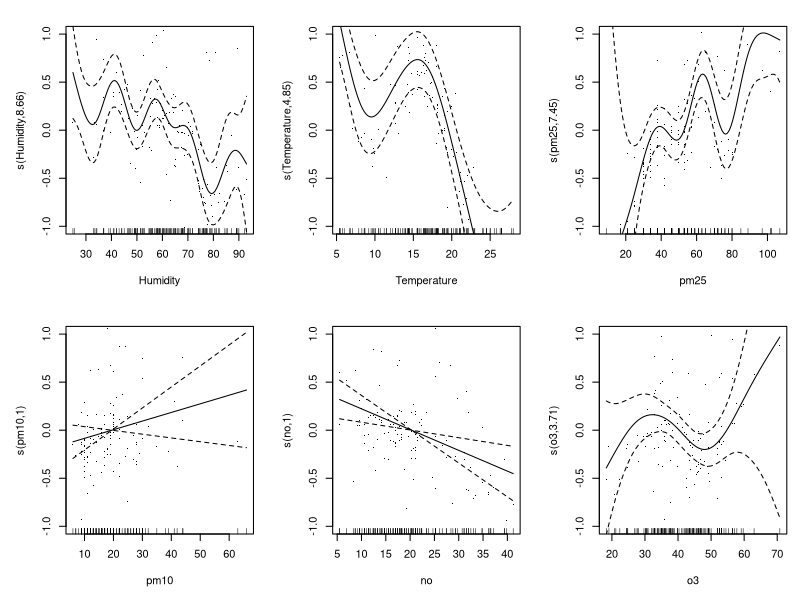

The R script that drew this image:
## ---- chunk 1
milan_full <- read.csv("milan_full.csv")
milan_full <- na.omit(milan_full)
require(mgcv)
infections.gam <- gam(LAGRR ~ s(Humidity) + s(Temperature) + s(pm25) + s(pm10) + s(no) + s(o3), family=gaussian(link="log"), data=milan_full)
## ---- chunk 2
plot(infections.gam, ylim=c(-1,1),scale=0,se=2, residuals=TRUE, shade=TRUE,pages=1)
summary(infections.gam)
